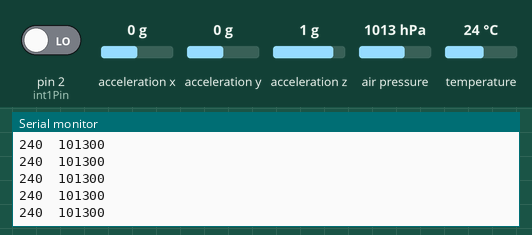
Recording of a sketch running on a simulated Arduino Uno, built with avr-gcc and run on an emulated ATmega328P. Parts: the last lines printed to the serial monitor. Wiring (inferred from the names in the program): MMA8452 accelerometer at I2C address 0x1D; BMP180 pressure sensor at I2C address 0x77. The test bench sets the inputs (shaded band); at power-on: pin 2 (int1Pin) LOW, acceleration x 0 g, acceleration y 0 g, acceleration z 1 g, air pressure 1013 hPa, temperature 24 °C.

Above: at 1.2 s.
1.3 s: pin 2 (int1Pin) driven HIGH
At 1.45 s:
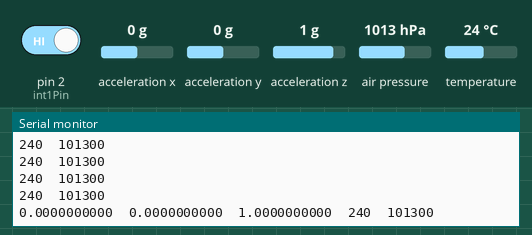
3.3 s: acceleration x set to -1.4 g
At 3.3 s:
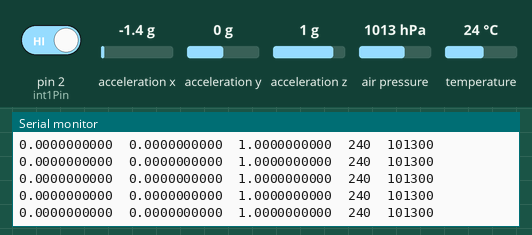
6.3 s: acceleration y set to -1.4 g
At 6.41 s:
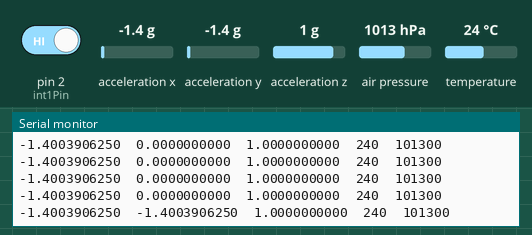
7.8 s: acceleration z set to -1.4 g
At 7.91 s:
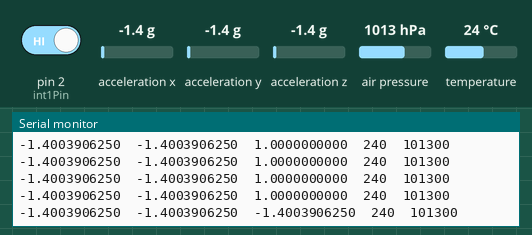
9.3 s: air pressure set to 952 hPa
At 9.4 s:
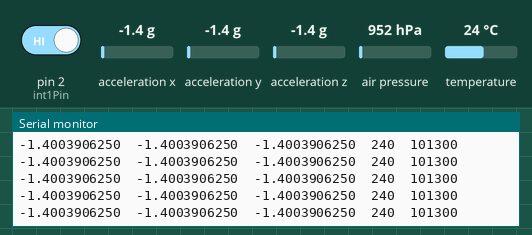
10.8 s: pin 2 (int1Pin) driven LOW
At 11.02 s:
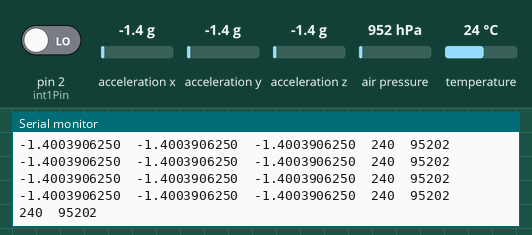

Measured:
- after the input at 1.3 s, the serial monitor: prints a new line at once (image 1)
- after the input at 6.3 s, the serial monitor: prints a new line after 0.11 s (image 3)
- after the input at 7.8 s, the serial monitor: prints a new line after 0.11 s (image 4)
- after the input at 10.8 s, the serial monitor: prints a new line after 0.11 s (image 6)

The sketch:

monit.ino
```cpp
// DANGER: The BMP08 accepts 1.8 to 3.6 Volts – so no chance to connect it directly to 5 Volts.

/*  BMP08
 SDA            A4.
 SCL            A5,
 XCLR           --
 EOC            D2
 GND            GND
 VCC            VCC

 MMA8452 Breakout -------- Arduino
 3.3V --------------------- 3.3V
 SDA ----------------------- A4
 SCL ----------------------- A5
 INT2 ---------------------- D3
 INT1 ---------------------- D2
 GND ---------------------- GND
 */

#include "i2c.h"
#include <Wire.h>
//#include "types.h"
//#include "defs.h"

#define SA0 1
#if SA0
#define MMA8452_ADDRESS 0x1D  //1D
#else
#define MMA8452_ADDRESS 0x1C // 1C
#endif

#define I2C_ADDRESS 0x77
#define BMP085_ADDRESS 0x77  // I2C address of BMP085

const unsigned char OSS = 0;  // Oversampling Setting

// Calibration values
int ac1;
int ac2;
int ac3;
unsigned int ac4;
unsigned int ac5;
unsigned int ac6;
int b1;
int b2;
int mb;
int mc;
int md;

// b5 is calculated in bmp085GetTemperature(...), this variable is also used in bmp085GetPressure(...)
// so ...Temperature(...) must be called before ...Pressure(...).
long b5;

short temperature;
long pressure;
///

const byte scale = 2;
const byte dataRate = 0;

int int1Pin = 2;
int int2Pin = 3;

byte data[6];
int accelCount[3];
float accel[3];
float a;
float an = 0;
int t = 100;
int i;
////


//

void setup(){
    Serial.begin(9600); // start serial for output
   mma8452setup();
    bmp08setup();

}// Fin de Setup

void loop(){
    mma8452loop();
   bmp08loop();
   // Serial.print("\t");
    Serial.println();
    //i++;
    //if (i>100)
    //i=0;
    delay(t);

}//Fin de loop

void bmp08setup(){
    //Wire.begin();
    bmp085Calibration();
    Serial.println("BMP085 Encontrado");

}// Fin de bmp08setup

void mma8452setup(){
    byte c;

    // Serial.begin(115200);

    pinMode(int1Pin, INPUT);
    digitalWrite(int1Pin, LOW);
    pinMode(int2Pin, INPUT);
    digitalWrite(int2Pin, LOW);

    c = readRegister(0x0D);
    if (c == 0x2A) //0x2A
    {
        initMMA8452(scale, dataRate);
        Serial.println("MMA8452Q encontrado");
    }
    else
    {
        Serial.print("No se puede conectar a MMA8452Q: 0x");
        Serial.println(c, HEX);
    }
}//Fin de mma8452setup

void bmp08loop(){
    temperature = bmp085GetTemperature(bmp085ReadUT());
    pressure = bmp085GetPressure(bmp085ReadUP());
    // Serial.print("Temperatura: ");
    Serial.print(temperature, DEC);
    Serial.print("\t");
    //Serial.print(" *0.1 deg C");
    // Serial.print("Presion: ");
    Serial.print(pressure, DEC);
    //   Serial.print(" Pa");
    //    delay(100);
}//Fin de bmp08loop

void mma8452loop(){
    static byte source;

    if (digitalRead(int1Pin))
    {
        readRegisters(0x01, 6, &data[0]);

        for (int i=0; i<6; i+=2)
        {
            accelCount[i/2] = ((data[i] << 8) | data[i+1]) >> 4;
            if (data[i] > 0x7F)
            {
                accelCount[i/2] = ~accelCount[i/2] + 1;
                accelCount[i/2] *= -1;
            }
            accel[i/2] = (float) accelCount[i/2]/((1<<12)/(2*scale));
        }
        a=0;
        for (int i=0; i<3; i++)
        {
            Serial.print(accel[i],10);
            Serial.print('\t');
            // a+=pow(accel[i],2);
        }
        //a=sqrt(a);
        //a-=0.976735;
        //an+=a*t;
        // Serial.print(a,10);
        // Serial.print(',');
        // Serial.print(",");
        //  Serial.print(an,10);

    }//Fin de interrupcion 1

   /*  if (digitalRead(int2Pin))
     {
     source = readRegister(0x0C);
     if ((source & 0x10)==0x10)
     portraitLandscapeHandler();
     else if ((source & 0x08)==0x08)
     tapHandler();
     }//Fin de interrupcion 2*/

}//Fin de mma8452loop

void bmp085Calibration(){
    // Stores all of the bmp085's calibration values into global variables
    // Calibration values are required to calculate temp and pressure
    // This function should be called at the beginning of the program
    ac1 = bmp085ReadInt(0xAA);
    ac2 = bmp085ReadInt(0xAC);
    ac3 = bmp085ReadInt(0xAE);
    ac4 = bmp085ReadInt(0xB0);
    ac5 = bmp085ReadInt(0xB2);
    ac6 = bmp085ReadInt(0xB4);
    b1 = bmp085ReadInt(0xB6);
    b2 = bmp085ReadInt(0xB8);
    mb = bmp085ReadInt(0xBA);
    mc = bmp085ReadInt(0xBC);
    md = bmp085ReadInt(0xBE);
} //Fin de bmp085Calibration

short bmp085GetTemperature(unsigned int ut){
    // Calculate temperature given ut.
    // Value returned will be in units of 0.1 deg C
    long x1, x2;

    x1 = (((long)ut - (long)ac6)*(long)ac5) >> 15;
    x2 = ((long)mc << 11)/(x1 + md);
    b5 = x1 + x2;

    return ((b5 + 8)>>4);
}//Fin de bmp085GetTemperature

long bmp085GetPressure(unsigned long up){
    // Calculate pressure given up
    // calibration values must be known
    // b5 is also required so bmp085GetTemperature(...) must be called first.
    // Value returned will be pressure in units of Pa.
    long x1, x2, x3, b3, b6, p;
    unsigned long b4, b7;

    b6 = b5 - 4000;
    // Calculate B3
    x1 = (b2 * (b6 * b6)>>12)>>11;
    x2 = (ac2 * b6)>>11;
    x3 = x1 + x2;
    b3 = (((((long)ac1)*4 + x3)<<OSS) + 2)>>2;

    // Calculate B4
    x1 = (ac3 * b6)>>13;
    x2 = (b1 * ((b6 * b6)>>12))>>16;
    x3 = ((x1 + x2) + 2)>>2;
    b4 = (ac4 * (unsigned long)(x3 + 32768))>>15;

    b7 = ((unsigned long)(up - b3) * (50000>>OSS));
    if (b7 < 0x80000000)
        p = (b7<<1)/b4;
    else
        p = (b7/b4)<<1;

    x1 = (p>>8) * (p>>8);
    x1 = (x1 * 3038)>>16;
    x2 = (-7357 * p)>>16;
    p += (x1 + x2 + 3791)>>4;

    return p;
} //Fin de bmp085GetPressure

char bmp085Read(unsigned char address){
    // Read 1 byte from the BMP085 at 'address'

    unsigned char data;

    Wire.beginTransmission(BMP085_ADDRESS);
    Wire.write(address);
    Wire.endTransmission();

    Wire.requestFrom(BMP085_ADDRESS, 1);
    while(!Wire.available())
        ;

    return Wire.read();
} //Fin de bmp085Read

int bmp085ReadInt(unsigned char address){
    // Read 2 bytes from the BMP085
    // First byte will be from 'address'
    // Second byte will be from 'address'+1
    unsigned char msb, lsb;

    Wire.beginTransmission(BMP085_ADDRESS);
    Wire.write(address);
    Wire.endTransmission();

    Wire.requestFrom(BMP085_ADDRESS, 2);
    while(Wire.available()<2)
        ;
    msb = Wire.read();
    lsb = Wire.read();

    return (int) msb<<8 | lsb;
}//Fin de bmp085ReadInt

unsigned int bmp085ReadUT(){
    // Read the uncompensated temperature value

    unsigned int ut;

    // Write 0x2E into Register 0xF4
    // This requests a temperature reading
    Wire.beginTransmission(BMP085_ADDRESS);
    Wire.write(0xF4);
    Wire.write(0x2E);
    Wire.endTransmission();

    // Wait at least 4.5ms
    delay(5);

    // Read two bytes from registers 0xF6 and 0xF7
    ut = bmp085ReadInt(0xF6);
    return ut;
}//Fin de bmp085ReadUT

unsigned long bmp085ReadUP(){
    // Read the uncompensated pressure value

    unsigned char msb, lsb, xlsb;
    unsigned long up = 0;

    // Write 0x34+(OSS<<6) into register 0xF4
    // Request a pressure reading w/ oversampling setting
    Wire.beginTransmission(BMP085_ADDRESS);
    Wire.write(0xF4);
    Wire.write(0x34 + (OSS<<6));
    Wire.endTransmission();

    // Wait for conversion, delay time dependent on OSS
    delay(2 + (3<<OSS));

    // Read register 0xF6 (MSB), 0xF7 (LSB), and 0xF8 (XLSB)
    Wire.beginTransmission(BMP085_ADDRESS);
    Wire.write(0xF6);
    Wire.endTransmission();
    Wire.requestFrom(BMP085_ADDRESS, 3);

    // Wait for data to become available
    while(Wire.available() < 3)
        ;
    msb = Wire.read();
    lsb = Wire.read();
    xlsb = Wire.read();

    up = (((unsigned long) msb << 16) | ((unsigned long) lsb << 8) | (unsigned long) xlsb) >> (8-OSS);

    return up;
}// Fin de bmp085ReadUP

void initMMA8452(byte fsr, byte dataRate){
    MMA8452Standby();  // Must be in standby to change registers

    /* Set up the full scale range to 2, 4, or 8g. */
    if ((fsr==2)||(fsr==4)||(fsr==8))
        writeRegister(0x0E, fsr >> 2);
    else
        writeRegister(0x0E, 0);
    /* Setup the 3 data rate bits, from 0 to 7 */
    writeRegister(0x2A, readRegister(0x2A) & ~(0x38));
    if (dataRate <= 7)
        writeRegister(0x2A, readRegister(0x2A) | (dataRate << 3));
    /* Set up portrait/landscap registers */
    writeRegister(0x11, 0x40);  // Enable P/L
    writeRegister(0x13, 0x14);  // 29deg z-lock,
    writeRegister(0x14, 0x84);  // 45deg thresh, 14deg hyst
    writeRegister(0x12, 0x05);  // debounce counter at 100ms
    /* Set up single and double tap */
    writeRegister(0x21, 0x7F);  // enable single/double taps on all axes
    writeRegister(0x23, 0x20);  // x thresh at 2g
    writeRegister(0x24, 0x20);  // y thresh at 2g
    writeRegister(0x25, 0x8);  // z thresh at .5g
    writeRegister(0x26, 0x30);  // 60ms time limit, the min/max here is very dependent on output data rate
    writeRegister(0x27, 0x28);  // 200ms between taps min
    writeRegister(0x28, 0xFF);  // 1.275s (max value) between taps max
    /* Set up interrupt 1 and 2 */
    writeRegister(0x2C, 0x02);  // Active high, push-pull
    writeRegister(0x2D, 0x19);  // DRDY int enabled, P/L enabled
    writeRegister(0x2E, 0x01);  // DRDY on INT1, P/L on INT2

    MMA8452Active();  // Set to active to start reading
} // Fin de initMMA8452

void MMA8452Standby(){
    /* Sets the MMA8452 to standby mode.
     It must be in standby to change most register settings */

    byte c = readRegister(0x2A);
    writeRegister(0x2A, c & ~(0x01));
} //Fin de MMA8452Standby

void MMA8452Active(){
    /* Sets the MMA8452 to active mode.
     Needs to be in this mode to output data */

    byte c = readRegister(0x2A);
    writeRegister(0x2A, c | 0x01);
} // Fin de MMA8452Active

void readRegisters(byte address, int i, byte * dest){
    /* Read i registers sequentially, starting at address
     into the dest byte arra */
    i2cSendStart();
    i2cWaitForComplete();

    i2cSendByte((MMA8452_ADDRESS<<1));	// write 0xB4
    i2cWaitForComplete();

    i2cSendByte(address);	// write register address
    i2cWaitForComplete();

    i2cSendStart();
    i2cSendByte((MMA8452_ADDRESS<<1)|0x01);	// write 0xB5
    i2cWaitForComplete();
    for (int j=0; j<i; j++)
    {
        i2cReceiveByte(TRUE);
        i2cWaitForComplete();
        dest[j] = i2cGetReceivedByte();	// Get MSB result
    }
    i2cWaitForComplete();
    i2cSendStop();

    cbi(TWCR, TWEN);	// Disable TWI
    sbi(TWCR, TWEN);	// Enable TWI
} //Fin de readRegisters

byte readRegister(uint8_t address){
    /* read a single byte from address and return it as a byte */

    byte data;

    i2cSendStart();
    i2cWaitForComplete();

    i2cSendByte((MMA8452_ADDRESS<<1));	// write 0xB4
    i2cWaitForComplete();

    i2cSendByte(address);	// write register address
    i2cWaitForComplete();

    i2cSendStart();

    i2cSendByte((MMA8452_ADDRESS<<1)|0x01);	// write 0xB5
    i2cWaitForComplete();
    i2cReceiveByte(TRUE);
    i2cWaitForComplete();

    data = i2cGetReceivedByte();	// Get MSB result
    i2cWaitForComplete();
    i2cSendStop();

    cbi(TWCR, TWEN);	// Disable TWI
    sbi(TWCR, TWEN);	// Enable TWI

    return data;
} //Fin de readRegister

void writeRegister(unsigned char address, unsigned char data){
    /* Writes a single byte (data) into address */

    i2cSendStart();
    i2cWaitForComplete();

    i2cSendByte((MMA8452_ADDRESS<<1));// write 0xB4
    i2cWaitForComplete();

    i2cSendByte(address);	// write register address
    i2cWaitForComplete();

    i2cSendByte(data);
    i2cWaitForComplete();

    i2cSendStop();
} //Fin de writeRegister

void portraitLandscapeHandler(){
    /* This function will read the p/l source register and
     print what direction the sensor is now facing */
    byte pl = readRegister(0x10);  // Reads the PL_STATUS register
    switch((pl&0x06)>>1)  // Check on the LAPO[1:0] bits
    {
        case 0:
            Serial.print("Portrait up, ");
            break;
        case 1:
            Serial.print("Portrait Down, ");
            break;
        case 2:
            Serial.print("Landscape Right, ");
            break;
        case 3:
            Serial.print("Landscape Left, ");
            break;
    }
    if (pl&0x01)  // Check the BAFRO bit
        Serial.print("Back");
    else
        Serial.print("Front");
    if (pl&0x40)  // Check the LO bit
        Serial.print(", Z-tilt!");
    Serial.println();
} // Fin de portraitLandscapeHandler

void tapHandler(){
    /* This function will read the status of the tap source register.
     And print if there's been a single or double tap, and on what
     axis. */
    byte source = readRegister(0x22);  // Reads the PULSE_SRC register

    if ((source & 0x10)==0x10)  // If AxX bit is set
    {
        if ((source & 0x08)==0x08)  // If DPE (double puls) bit is set
            Serial.print("    2 X");
        else
            Serial.print("1 X");

        if ((source & 0x01)==0x01)  // If PoIX is set
            Serial.println(" +");
        else
            Serial.println(" -");
    }
    if ((source & 0x20)==0x20)  // If AxY bit is set
    {
        if ((source & 0x08)==0x08)  // If DPE (double puls) bit is set
            Serial.print("    2 Y");
        else
            Serial.print("1 Y");

        if ((source & 0x02)==0x02)  // If PoIY is set
            Serial.println(" +");
        else
            Serial.println(" -");
    }
    if ((source & 0x40)==0x40)  // If AxZ bit is set
    {
        if ((source & 0x08)==0x08)  // If DPE (double puls) bit is set
            Serial.print("    2 Z");
        else
            Serial.print("1 Z");
        if ((source & 0x04)==0x04)  // If PoIZ is set
            Serial.println(" +");
        else
            Serial.println(" -");
    }
}//Fin de tapHandler
```

defs.h
```cpp
/*! \file avrlibdefs.h \brief AVRlib global defines and macros. */
//*****************************************************************************
//
// File Name	: 'avrlibdefs.h'
// Title		: AVRlib global defines and macros include file
// Author		: Pascal Stang
// Created		: 7/12/2001
// Revised		: 9/30/2002
// Version		: 1.1
// Target MCU	: Atmel AVR series
// Editor Tabs	: 4
//
//	Description : This include file is designed to contain items useful to all
//					code files and projects, regardless of specific implementation.
//
// This code is distributed under the GNU Public License
//		which can be found at http://www.gnu.org/licenses/gpl.txt
//
//*****************************************************************************


#ifndef AVRLIBDEFS_H
#define AVRLIBDEFS_H

//#define F_CPU 4000000
#define MEM_TYPE 1

// Code compatibility to new AVR-libc
// outb(), inb(), inw(), outw(), BV(), sbi(), cbi(), sei(), cli()
#ifndef outb
	#define	outb(addr, data)	addr = (data)
#endif
#ifndef inb
	#define	inb(addr)			(addr)
#endif
#ifndef outw
	#define	outw(addr, data)	addr = (data)
#endif
#ifndef inw
	#define	inw(addr)			(addr)
#endif
#ifndef BV
	#define BV(bit)			(1<<(bit))
#endif
//#ifndef cbi
//	#define cbi(reg,bit)	reg &= ~(BV(bit))
//#endif
//#ifndef sbi
//	#define sbi(reg,bit)	reg |= (BV(bit))
//#endif
#ifndef cli
	#define cli()			__asm__ __volatile__ ("cli" ::)
#endif
#ifndef sei
	#define sei()			__asm__ __volatile__ ("sei" ::)
#endif

// support for individual port pin naming in the mega128
// see port128.h for details
#ifdef __AVR_ATmega128__
// not currently necessary due to inclusion
// of these defines in newest AVR-GCC
// do a quick test to see if include is needed
#ifndef PD0
	//#include "port128.h"
#endif
#endif

// use this for packed structures
// (this is seldom necessary on an 8-bit architecture like AVR,
//  but can assist in code portability to AVR)
#define GNUC_PACKED __attribute__((packed))

// port address helpers
#define DDR(x) ((x)-1)    // address of data direction register of port x
#define PIN(x) ((x)-2)    // address of input register of port x

// MIN/MAX/ABS macros
#define MIN(a,b)			((a<b)?(a):(b))
#define MAX(a,b)			((a>b)?(a):(b))
#define ABS(x)				((x>0)?(x):(-x))

// constants
#define PI		3.14159265359

#endif
```

types.h
```cpp
//useful things to include in code

#ifndef TYPES_H
#define TYPES_H

#ifndef WIN32
	// true/false defines
	#define FALSE	0
	#define TRUE	-1
#endif

// datatype definitions macros
typedef unsigned char  u08;
typedef   signed char  s08;
typedef unsigned short u16;
typedef   signed short s16;
typedef unsigned long  u32;
typedef   signed long  s32;
typedef unsigned long long u64;
typedef   signed long long s64;

/* use inttypes.h instead
// C99 standard integer type definitions
typedef unsigned char	uint8_t;
typedef   signed char	int8_t;
typedef unsigned short	uint16_t;
typedef   signed short	int16_t;
typedef unsigned long	uint32_t;
typedef   signed long	int32_t;
typedef unsigned long	uint64_t;
typedef   signed long	int64_t;
*/
// maximum value that can be held
// by unsigned data types (8,16,32bits)
#define MAX_U08	255
#define MAX_U16	65535
#define MAX_U32	4294967295

// maximum values that can be held
// by signed data types (8,16,32bits)
#define MIN_S08	-128
#define MAX_S08	127
#define MIN_S16	-32768
#define MAX_S16	32767
#define MIN_S32	-2147483648
#define MAX_S32	2147483647

#ifndef WIN32
	// more type redefinitions
	typedef unsigned char   BOOL;
	typedef unsigned char	BYTE;
	typedef unsigned int	WORD;
	typedef unsigned long	DWORD;

	typedef unsigned char	UCHAR;
	typedef unsigned int	UINT;
	typedef unsigned short  USHORT;
	typedef unsigned long	ULONG;

	typedef char			CHAR;
	typedef int				INT;
	typedef long			LONG;
#endif

#endif
```

Source omitted: i2c.h (4888 bytes)
